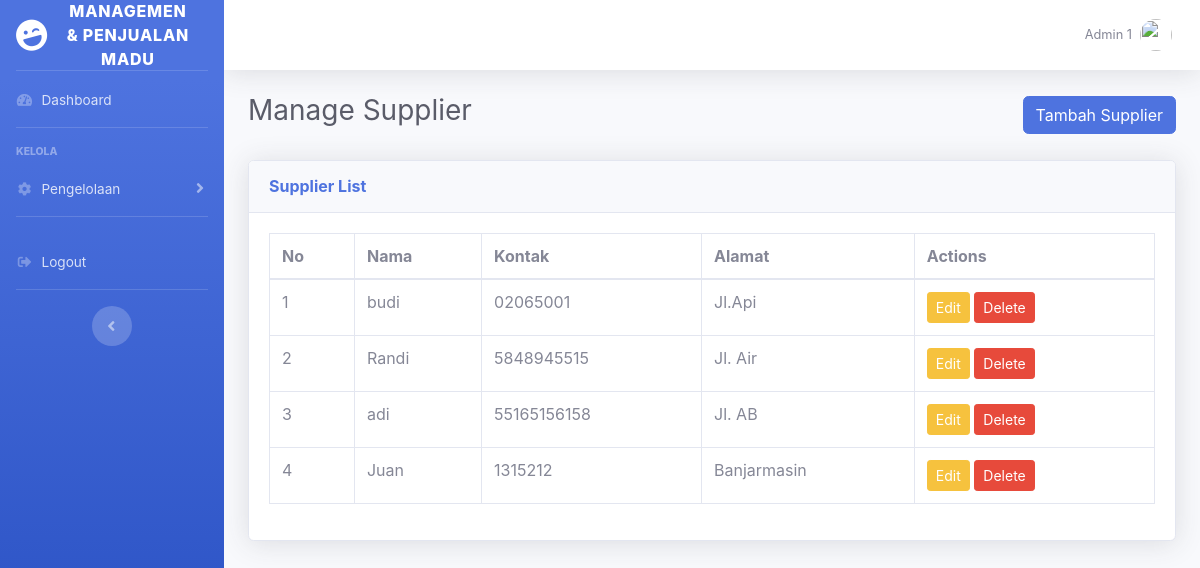
Screenshot of /views/admin/suppliers.php (signed in) with the database file from the repository.
### tables this page shows
CREATE TABLE IF NOT EXISTS `pengguna` (
  `id_pengguna` int NOT NULL AUTO_INCREMENT,
  `username` varchar(50) NOT NULL,
  `password` varchar(255) NOT NULL,
  `nama_lengkap` varchar(100) DEFAULT NULL,
  `email` varchar(100) DEFAULT NULL,
  `kontak` varchar(20) DEFAULT NULL,
  `role` enum('admin','karyawan') NOT NULL,
  PRIMARY KEY (`id_pengguna`),
  UNIQUE KEY `username` (`username`),
  UNIQUE KEY `email` (`email`)
);

CREATE TABLE IF NOT EXISTS `supplier` (
  `id_supplier` int NOT NULL AUTO_INCREMENT,
  `nama_supplier` varchar(100) NOT NULL,
  `kontak_supplier` varchar(20) DEFAULT NULL,
  `alamat_supplier` text,
  `created_at` timestamp NULL DEFAULT CURRENT_TIMESTAMP,
  `updated_at` timestamp NULL DEFAULT CURRENT_TIMESTAMP ON UPDATE CURRENT_TIMESTAMP,
  PRIMARY KEY (`id_supplier`)
);

### models/UserModel.php (called while the page is built, shortened)
<?php
class UserModel {
    private $db;
    public function __construct($db) {
        $this->db = $db;
    }
    public function getUserById($id) {
        $query = "SELECT * FROM pengguna WHERE id_pengguna = :id";
        $stmt = $this->db->prepare($query);
        $stmt->bindParam(':id', $id, PDO::PARAM_INT);
        $stmt->execute();
        return $stmt->fetch(PDO::FETCH_ASSOC);
    }
}
?>

### controllers/SupplierController.php (called while the page is built, shortened)
<?php
require_once __DIR__ . '/../models/SupplierModel.php';
class SupplierController {
    private $supplierModel;
    public function __construct($db) {
        $this->db = $db;
        $this->supplierModel = new SupplierModel($this->db);
    }
    public function getAllSuppliers() {
        return $this->supplierModel->getAllSuppliers();
    }
}

### models/SupplierModel.php (called while the page is built, shortened)
<?php
class SupplierModel {
    private $db;
    public function __construct($db) {
        $this->db = $db;
    }
    public function getAllSuppliers() {
        $query = "SELECT * FROM supplier";
        $stmt = $this->db->prepare($query);
        $stmt->execute();
        return $stmt->fetchAll(PDO::FETCH_ASSOC);
    }
}

### views/admin/suppliers.php (the view, shortened to what this page needs)
<?php
require_once '../../controllers/SupplierController.php';
require_once '../../models/UserModel.php';
$database = new Database();
$db = $database->getConnection();
$controller = new SupplierController($db);
$userModel = new UserModel($db);
$user = $userModel->getUserById($_SESSION['user_id']);
$suppliers = $controller->getAllSuppliers();
?>
<div id="wrapper">
    <?php include '../layouts/sidebar.php'; ?>
    <div id="content-wrapper" class="d-flex flex-column">
        <div id="content">
            <?php include '../layouts/header.php'; ?>
            <div class="container-fluid">
                <div class="d-flex justify-content-between align-items-center mb-4">
                    <h1 class="h3 text-gray-800">Manage Supplier</h1>
                    <a href="add_supplier.php" class="btn btn-primary">Tambah Supplier</a>
                </div>
                <div class="card shadow mb-4">
                    <div class="card-header py-3">
                        <h6 class="m-0 font-weight-bold text-primary">Supplier List</h6>
                    </div>
                    <div class="card-body">
                        <div class="table-responsive">
                            <table class="table table-bordered" id="dataTable" width="100%" cellspacing="0">
                                <thead>
                                    <tr>
                                        <th>No</th>
                                        <th>Nama</th>
                                        <th>Kontak</th>
                                        <th>Alamat</th>
                                        <th>Actions</th>
                                    </tr>
                                </thead>
                                <tbody>
                                    <?php if (!empty($suppliers)): ?>
                                        <?php $no = 1; ?>
                                        <?php foreach ($suppliers as $supplier): ?>
                                            <tr>
                                                <td><?= $no++; ?></td>
                                                <td><?= htmlspecialchars($supplier['nama_supplier']); ?></td>
                                                <td><?= htmlspecialchars($supplier['kontak_supplier']); ?></td>
                                                <td><?= htmlspecialchars($supplier['alamat_supplier']); ?></td>
                                                <td>
                                                    <a href="edit_supplier.php?id=<?= $supplier['id_supplier']; ?>" class="btn btn-warning btn-sm">Edit</a>
                                                    <a href="../../controllers/supplier_actions.php?action=delete&id=<?= $supplier['id_supplier']; ?>" class="btn btn-danger btn-sm" onclick="return confirm('Apakah Anda yakin ingin mengelete supplier ini?');">Delete</a>
                                                </td>
                                            </tr>
                                        <?php endforeach; ?>
                                    <?php else: ?>
                                        <tr>
                                            <td colspan="5" class="text-center">Tidak ada supplier yang tersedia.</td>
                                        </tr>
                                    <?php endif; ?>
                                </tbody>
                            </table>
                        </div>
                    </div>
                </div>
            </div>
        </div>
    </div>
</div>

### views/layouts/header.php (shortened to what this page needs)
<!DOCTYPE html>
<html lang="en">
<head>
    <link rel="stylesheet" href="https://cdn.datatables.net/2.1.8/css/dataTables.dataTables.css" />
    <link href="../../assets/css/sb-admin-2.min.css" rel="stylesheet">
    <link href="../../assets/vendor/fontawesome-free/css/all.min.css" rel="stylesheet">
</head>
<body>
    <nav class="navbar navbar-expand navbar-light bg-white topbar mb-4 static-top shadow">
        <ul class="navbar-nav ml-auto">
            <li class="nav-item dropdown no-arrow">
                <a class="nav-link dropdown-toggle" href="#" id="userDropdown" role="button" data-toggle="dropdown" aria-haspopup="true" aria-expanded="false">
                    <span class="mr-2 d-none d-lg-inline text-gray-600 small">
                        <?= isset($user['nama_lengkap']) ? $user['nama_lengkap'] : 'Guest'; ?>
                    </span>
                    <img class="img-profile rounded-circle" src="../../assets/images/default-profile.png">
                </a>
            </li>
        </ul>
    </nav>

### rows the page displays
pengguna: nama_lengkap "Admin 1"
supplier: nama_supplier "budi", kontak_supplier "02065001", alamat_supplier "Jl.Api"
supplier: nama_supplier "Randi", kontak_supplier "5848945515", alamat_supplier "Jl. Air"
supplier: nama_supplier "adi", kontak_supplier "55165156158", alamat_supplier "Jl. AB"
supplier: nama_supplier "Juan", kontak_supplier "1315212", alamat_supplier "Banjarmasin"
